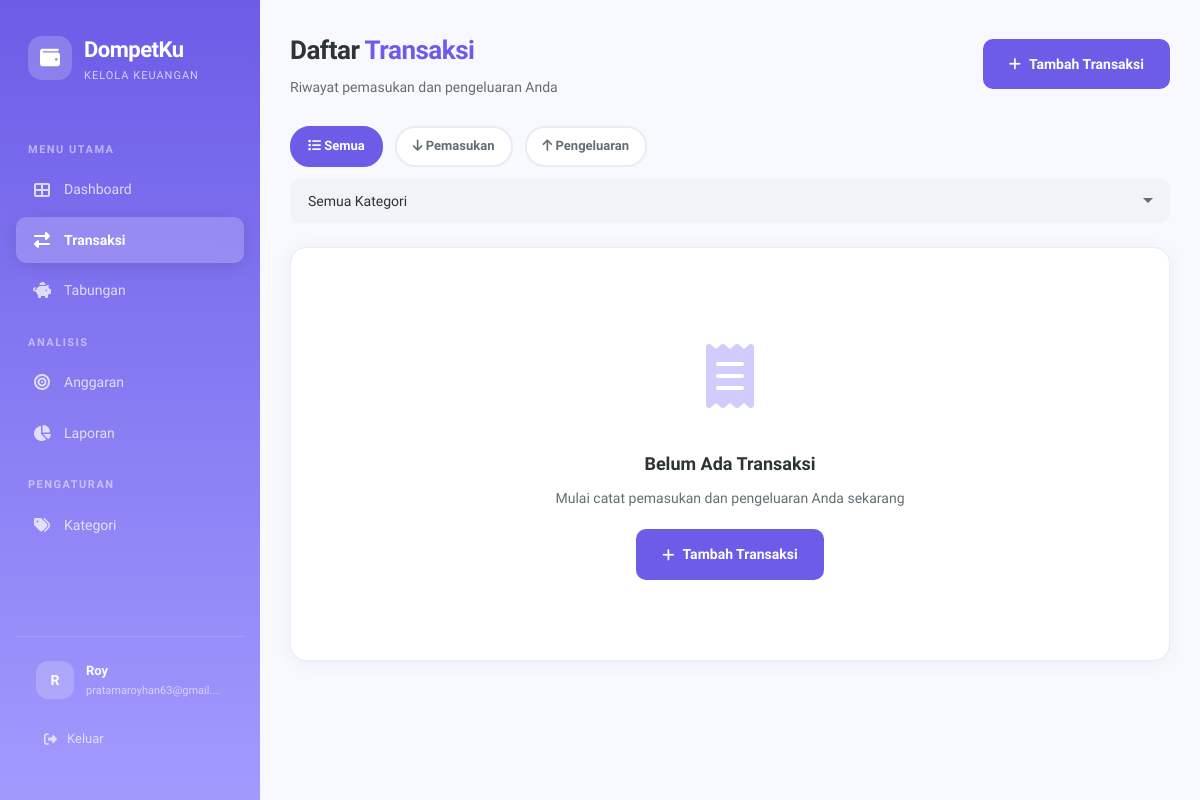
Page /transactions (signed in) on the committed database.
### app.py (models this page shows, shortened)
class User(UserMixin, db.Model):
    id = db.Column(db.Integer, primary_key=True)
    username = db.Column(db.String(80), unique=True, nullable=False)
    email = db.Column(db.String(120), unique=True, nullable=False)
    password_hash = db.Column(db.String(256), nullable=False)
    created_at = db.Column(db.DateTime, default=datetime.utcnow)
    transactions = db.relationship('Transaction', backref='user', lazy=True, cascade='all, delete-orphan')
    savings_goals = db.relationship('SavingsGoal', backref='user', lazy=True, cascade='all, delete-orphan')
    categories = db.relationship('Category', backref='user', lazy=True, cascade='all, delete-orphan')
    budgets = db.relationship('Budget', backref='user', lazy=True, cascade='all, delete-orphan')

### app.py (the view)
@app.route('/transactions')
@login_required
def transactions():
    page = request.args.get('page', 1, type=int)
    type_filter = request.args.get('type', 'all')
    category_filter = request.args.get('category', 0, type=int)
    query = Transaction.query.filter_by(user_id=current_user.id)
    if type_filter in ('income', 'expense'):
        query = query.filter_by(type=type_filter)
    if category_filter > 0:
        query = query.filter_by(category_id=category_filter)
    transactions = query.order_by(
        Transaction.date.desc(), Transaction.created_at.desc()
    ).paginate(page=page, per_page=15, error_out=False)
    categories = Category.query.filter_by(user_id=current_user.id).order_by(Category.name).all()
    return render_template('transactions.html',
                           transactions=transactions,
                           categories=categories,
                           type_filter=type_filter,
                           category_filter=category_filter)

### app.py (called while the page is built)
@login_manager.user_loader
def load_user(user_id):
    return db.session.get(User, int(user_id))

### templates/transactions.html (shortened to what this page needs)
{% extends "base.html" %}
{% block content %}
<div class="page-header">
    <div>
        <h1>Daftar <span>Transaksi</span></h1>
        <p class="page-subtitle">Riwayat pemasukan dan pengeluaran Anda</p>
    </div>
    <a href="{{ url_for('add_transaction') }}" class="btn btn-primary btn-add-transaction-desktop">
        <i class="fas fa-plus"></i> Tambah Transaksi
    </a>
</div>
<div class="filter-bar">
    <a href="{{ url_for('transactions', type='all') }}" class="filter-chip {% if type_filter == 'all' %}active{% endif %}">
        <i class="fas fa-list"></i> Semua
    </a>
    <a href="{{ url_for('transactions', type='income') }}" class="filter-chip {% if type_filter == 'income' %}active{% endif %}">
        <i class="fas fa-arrow-down"></i> Pemasukan
    </a>
    <a href="{{ url_for('transactions', type='expense') }}" class="filter-chip {% if type_filter == 'expense' %}active{% endif %}">
        <i class="fas fa-arrow-up"></i> Pengeluaran
    </a>
    <select class="form-control filter-category-select"
            onchange="window.location.href='{{ url_for('transactions') }}?type={{ type_filter }}&category=' + this.value">
        <option value="0">Semua Kategori</option>
    </select>
</div>
<div class="card">
    <div class="card-body transaction-card-body">
        {% if transactions.items %}
        <div class="data-table-desktop">
            <table class="data-table">
                <thead>
                    <tr>
                        <th>Tanggal</th>
                        <th>Deskripsi</th>
                        <th>Kategori</th>
                        <th>Tipe</th>
                        <th style="text-align: right;">Jumlah</th>
                        <th style="text-align: center;">Aksi</th>
                    </tr>
                </thead>
                <tbody>
                    {% for t in transactions.items %}
                    <tr>
                        <td>
                            <span style="font-weight: 600; font-size: 13px;">{{ t.date|date_format }}</span>
                        </td>
                        <td>
                            <div style="display: flex; align-items: center; gap: 10px;">
                                <div class="transaction-icon {{ t.type }}" style="width: 34px; height: 34px; font-size: 13px;">
                                    <i class="{{ t.category.icon if t.category else ('fas fa-arrow-down' if t.type == 'income' else 'fas fa-arrow-up') }}"></i>
                                </div>
                                <span style="font-weight: 500;">{{ t.description or 'Tanpa deskripsi' }}</span>
                            </div>
                        </td>
                        <td>
                            {% if t.category %}
                            <span style="display: inline-flex; align-items: center; gap: 6px; font-size: 13px;">
                                <span style="width: 8px; height: 8px; border-radius: 50%; background: {{ t.category.color }};"></span>
                                {{ t.category.name }}
                            </span>
                            {% else %}
                            <span style="color: var(--text-muted);">-</span>
                            {% endif %}
                        </td>
                        <td>
                            <span class="badge {% if t.type == 'income' %}badge-income{% else %}badge-expense{% endif %}">
                                {% if t.type == 'income' %}Pemasukan{% else %}Pengeluaran{% endif %}
                            </span>
                        </td>
                        <td style="text-align: right;">
                            <span class="transaction-amount {{ t.type }}" style="font-size: 14px;">
                                {% if t.type == 'income' %}+{% else %}-{% endif %}{{ t.amount|currency }}
                            </span>
                        </td>
                        <td style="text-align: center;">
                            <div style="display: flex; gap: 6px; justify-content: center;">
                                <a href="{{ url_for('edit_transaction', id=t.id) }}" class="btn btn-ghost btn-sm" data-tooltip="Edit">
                                    <i class="fas fa-edit"></i>
                                </a>
                                <form method="POST" action="{{ url_for('delete_transaction', id=t.id) }}" style="display: inline;"
                                      onsubmit="return confirm('Yakin ingin menghapus transaksi ini?');">
                                    <button type="submit" class="btn btn-ghost btn-sm" style="color: var(--accent-red);" data-tooltip="Hapus">
                                        <i class="fas fa-trash"></i>
                                    </button>
                                </form>
                            </div>
                        </td>
                    </tr>
                    {% endfor %}
                </tbody>
            </table>
        </div>
        <div class="mobile-transaction-cards">
            {% for t in transactions.items %}
            <div class="mobile-transaction-card">
                <div class="mobile-tc-top">
                    <div class="transaction-icon {{ t.type }}">
                        <i class="{{ t.category.icon if t.category else ('fas fa-arrow-down' if t.type == 'income' else 'fas fa-arrow-up') }}"></i>
                    </div>
                    <div class="mobile-tc-info">
                        <div class="mobile-tc-desc">{{ t.description or 'Tanpa deskripsi' }}</div>
                        <div class="mobile-tc-cat">
                            {% if t.category %}
                            <span class="cat-dot" style="background: {{ t.category.color }};"></span>
                            {{ t.category.name }}
                            {% else %}
                            <span style="color: var(--text-muted);">Tanpa kategori</span>
                            {% endif %}
                        </div>
                    </div>
                    <div class="mobile-tc-amount">
                        <div class="amount-value {{ t.type }}">
                            {% if t.type == 'income' %}+{% else %}-{% endif %}{{ t.amount|currency }}
                        </div>
                    </div>
                </div>
                <div class="mobile-tc-bottom">
                    <div class="mobile-tc-date">
                        <i class="fas fa-calendar-alt"></i>
                        {{ t.date|short_date }}
                    </div>
                    <div class="mobile-tc-badge">
                        <span class="badge {% if t.type == 'income' %}badge-income{% else %}badge-expense{% endif %}">
                            {% if t.type == 'income' %}Masuk{% else %}Keluar{% endif %}
                        </span>
                    </div>
                    <div class="mobile-tc-actions">
                        <a href="{{ url_for('edit_transaction', id=t.id) }}" class="btn btn-ghost btn-sm">
                            <i class="fas fa-edit"></i>
                        </a>
                        <form method="POST" action="{{ url_for('delete_transaction', id=t.id) }}" style="display: inline;"
                              onsubmit="return confirm('Yakin ingin menghapus transaksi ini?');">
                            <button type="submit" class="btn btn-ghost btn-sm" style="color: var(--accent-red);">
                                <i class="fas fa-trash"></i>
                            </button>
                        </form>
                    </div>
                </div>
            </div>
            {% endfor %}
        </div>
        {% if transactions.pages > 1 %}
        <div class="pagination" style="padding: 16px;">
            {% if transactions.has_prev %}
            <a href="{{ url_for('transactions', page=transactions.prev_num, type=type_filter, category=category_filter) }}" class="page-link">
                <i class="fas fa-chevron-left"></i>
            </a>
            {% endif %}
            {% for p in transactions.iter_pages(left_edge=1, right_edge=1, left_current=2, right_current=2) %}
                {% if p %}
                <a href="{{ url_for('transactions', page=p, type=type_filter, category=category_filter) }}"
                   class="page-link {% if p == transactions.page %}active{% endif %}">{{ p }}</a>
                {% else %}
                <span class="page-link disabled">…</span>
                {% endif %}
            {% endfor %}
            {% if transactions.has_next %}
            <a href="{{ url_for('transactions', page=transactions.next_num, type=type_filter, category=category_filter) }}" class="page-link">
                <i class="fas fa-chevron-right"></i>
            </a>
            {% endif %}
        </div>
        {% endif %}
        {% else %}
        <div class="empty-state">
            <div class="empty-icon"><i class="fas fa-receipt"></i></div>
            <h3>Belum Ada Transaksi</h3>
            <p>Mulai catat pemasukan dan pengeluaran Anda sekarang</p>
            <a href="{{ url_for('add_transaction') }}" class="btn btn-primary">
                <i class="fas fa-plus"></i> Tambah Transaksi
            </a>
        </div>
        {% endif %}
    </div>
</div>
{% endblock %}

### templates/base.html (shortened to what this page needs)
<!DOCTYPE html>
<html lang="id">
<head>
    <link rel="stylesheet" href="https://cdnjs.cloudflare.com/ajax/libs/font-awesome/6.5.1/css/all.min.css">
    <link rel="stylesheet" href="{{ url_for('static', filename='css/style.css') }}">
</head>
<body>
    {% if current_user.is_authenticated %}
    <div class="app-layout">
        <aside class="sidebar" id="sidebar">
            <div class="sidebar-brand">
                <div class="brand-icon">
                    <i class="fas fa-wallet"></i>
                </div>
                <div>
                    <div class="brand-text">DompetKu</div>
                    <div class="brand-sub">Kelola Keuangan</div>
                </div>
            </div>
            <nav class="sidebar-nav">
                <div class="nav-section-title">Menu Utama</div>
                <div class="nav-item">
                    <a href="{{ url_for('dashboard') }}" class="nav-link {% if request.endpoint == 'dashboard' %}active{% endif %}">
                        <i class="fas fa-th-large"></i>
                        <span>Dashboard</span>
                    </a>
                </div>
                <div class="nav-item">
                    <a href="{{ url_for('transactions') }}" class="nav-link {% if request.endpoint in ['transactions', 'add_transaction', 'edit_transaction'] %}active{% endif %}">
                        <i class="fas fa-exchange-alt"></i>
                        <span>Transaksi</span>
                    </a>
                </div>
                <div class="nav-item">
                    <a href="{{ url_for('savings') }}" class="nav-link {% if request.endpoint in ['savings', 'add_savings_goal', 'savings_detail'] %}active{% endif %}">
                        <i class="fas fa-piggy-bank"></i>
                        <span>Tabungan</span>
                    </a>
                </div>
                <div class="nav-section-title">Analisis</div>
                <div class="nav-item">
                    <a href="{{ url_for('budgets') }}" class="nav-link {% if request.endpoint == 'budgets' %}active{% endif %}">
                        <i class="fas fa-bullseye"></i>
                        <span>Anggaran</span>
                    </a>
                </div>
                <div class="nav-item">
                    <a href="{{ url_for('reports') }}" class="nav-link {% if request.endpoint == 'reports' %}active{% endif %}">
                        <i class="fas fa-chart-pie"></i>
                        <span>Laporan</span>
                    </a>
                </div>
                <div class="nav-section-title">Pengaturan</div>
                <div class="nav-item">
                    <a href="{{ url_for('categories') }}" class="nav-link {% if request.endpoint == 'categories' %}active{% endif %}">
                        <i class="fas fa-tags"></i>
                        <span>Kategori</span>
                    </a>
                </div>
            </nav>
            <div class="sidebar-footer">
                <div class="sidebar-user">
                    <div class="user-avatar">{{ current_user.username[0]|upper }}</div>
                    <div class="user-info">
                        <div class="user-name">{{ current_user.username }}</div>
                        <div class="user-email">{{ current_user.email }}</div>
                    </div>
                </div>
                <a href="{{ url_for('logout') }}" class="logout-btn">
                    <i class="fas fa-sign-out-alt"></i>
                    <span>Keluar</span>
                </a>
            </div>
        </aside>
        <main class="main-content">
            {% block content %}{% endblock %}
        </main>
    </div>
    {% else %}
        {% block auth_content %}{% endblock %}
    {% endif %}
</body>
</html>

### rows in the picture
User: username "R", username "Roy", email "pratamaroyhan63@gmail.…"
